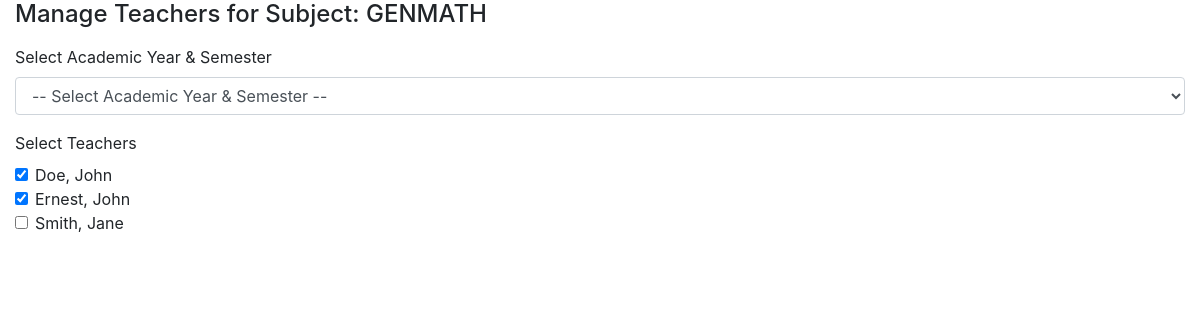
The page /admin/manage_subject_teacher.php?subject_id=4 on the database its author committed.
### tables this page shows
CREATE TABLE `subject_list` (
  `id` int(30) NOT NULL,
  `code` varchar(50) NOT NULL,
  `subject` text NOT NULL,
  `description` text NOT NULL
);

CREATE TABLE `faculty_list` (
  `id` int(30) NOT NULL,
  `school_id` varchar(100) NOT NULL,
  `firstname` varchar(200) NOT NULL,
  `lastname` varchar(200) NOT NULL,
  `email` varchar(200) NOT NULL,
  `password` text NOT NULL,
  `avatar` text NOT NULL DEFAULT '\'\\\'\\\\\\\'\\\\\\\\\\\\\\\'no-image-available.png\\\\\\\\\\\\\\\'\\\\\\\'\\\'\'',
  `date_created` datetime NOT NULL DEFAULT current_timestamp(),
  `position` varchar(10) NOT NULL
);

### admin/manage_subject_teacher.php (the view, shortened to what this page needs)
<?php
include '../db_connect.php';
$subject_id = isset($_GET['subject_id']) ? intval($_GET['subject_id']) : 0;
$subject_qry = $conn->query("SELECT subject FROM subject_list WHERE id = $subject_id");
$subject = $subject_qry->fetch_assoc();
$teachers = $conn->query("SELECT * FROM faculty_list ORDER BY lastname ASC");
$assigned_teachers_qry = $conn->query("SELECT faculty_id FROM subject_teacher WHERE subject_id = $subject_id");
$assigned_teachers = [];
while ($row = $assigned_teachers_qry->fetch_assoc()) {
    $assigned_teachers[] = $row['faculty_id'];
}
?>
<!DOCTYPE html>
<html lang="en">
<head>
    <link rel="stylesheet" href="/path/to/your/css/bootstrap.min.css">
</head>
<body>
<div class="container-fluid">
    <h4>Manage Teachers for Subject: <?php echo htmlspecialchars($subject['subject']); ?></h4>
    <form id="manage-subject-teacher-form">
        <div class="form-group">
            <label for="academic_year">Select Academic Year & Semester</label>
            <select name="academic_year" id="academic_year" class="form-control" required>
                <option value="">-- Select Academic Year & Semester --</option>
            </select>
        </div>
        <div class="form-group">
            <label class="control-label">Select Teachers</label>
            <div id="teacher_list">
                <?php while ($row = $teachers->fetch_assoc()): ?>
                    <div class="form-check">
                        <input type="checkbox" class="form-check-input" name="faculty_id[]"
                            value="<?php echo intval($row['id']); ?>"
                            <?php echo in_array($row['id'], $assigned_teachers) ? 'checked' : ''; ?>>
                        <label class="form-check-label">
                            <?php echo htmlspecialchars($row['lastname']) . ", " . htmlspecialchars($row['firstname']); ?>
                        </label>
                    </div>
                <?php endwhile; ?>
            </div>
        </div>
    </form>
</div>
</body>
</html>

### rows shown on the page
subject_list: subject "GENMATH"
faculty_list: id "☑", lastname "Doe", firstname "John"
faculty_list: id "☑", lastname "Ernest", firstname "John"
faculty_list: lastname "Smith", firstname "Jane"
